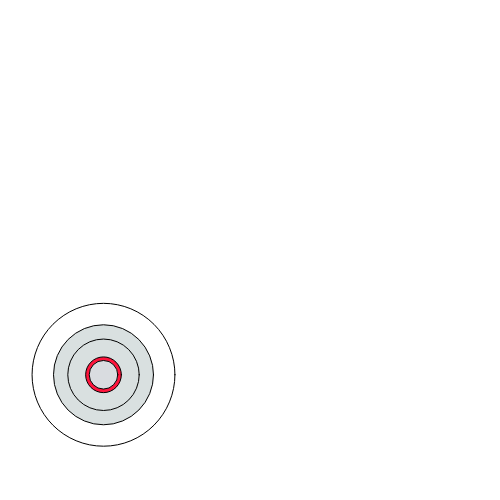
Frame 1 (no input)
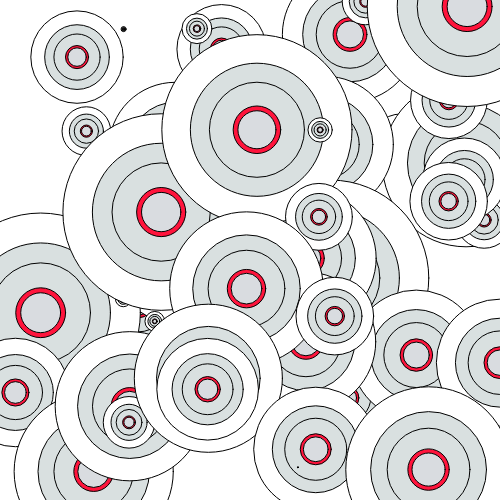
Frame 60 (no input)
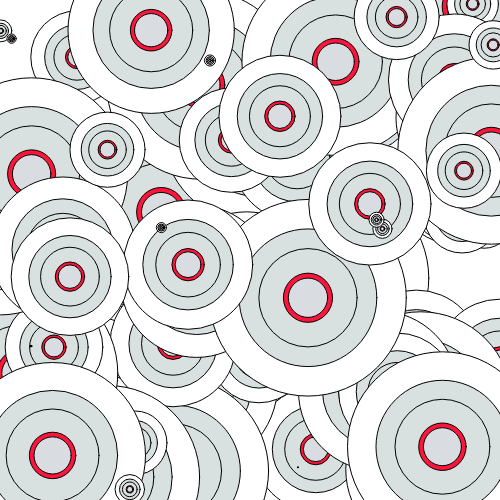
Frame 120 (the mouse pressed at the canvas centre since frame 60)

The p5.js sketch that drew these frames (run headless with seeded random() and noise() and a simulated clock; from frame 60 on, the mouse is pressed at the canvas centre):

// p5.js sketch
// ── sketch.js
var size;

//Initialization function
function setup() {
  createCanvas(500,500);
  //Drawing speed(30fps)
  frameRate(20);
}

function draw() {
  //Call the customShape function
  customShape();
}

  function customShape() {
    var size = random(200);
    var x = random(500);
    var y = random(500);

//Circle shapes and their respective colour
    fill(255, 255, 255, 255);
    ellipse(x, y, size, size);
    fill(217, 224, 224);
    ellipse(x, y, size*0.7, size*0.7);
    fill(217, 224, 224);
    ellipse(x, y, size*0.5, size*0.5);
    fill(255, 20, 60);
    ellipse(x, y, size*0.25, size*0.25);
    fill(217, 220, 224);
    ellipse(x, y, size*0.2, size*0.2);

  }
